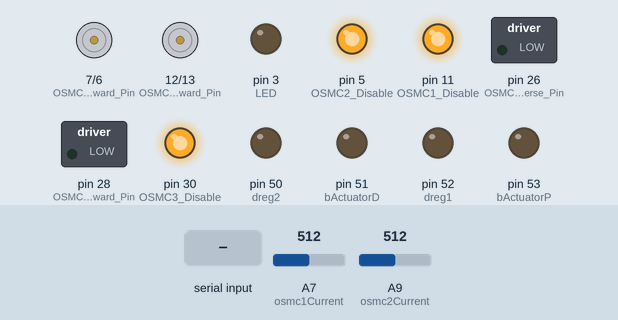
A sketch run on a simulated Arduino Mega 2560, built with avr-gcc and run on an emulated ATmega2560. Shown: motor-driver pin pairs drawn as motors (green arrow = first pin HIGH = forward, orange = second pin HIGH = backward, longer = more drive), switched loads named in the sketch (green lamp = pin HIGH), output pins drawn as LEDs (lit = HIGH). The test bench sets the inputs (shaded band); at power-on: A7 (osmc1Current) = 512, A9 (osmc2Current) = 512.

Above: at 1.2 s.
1.3 s: "l" received over Serial
At 1.9 s:
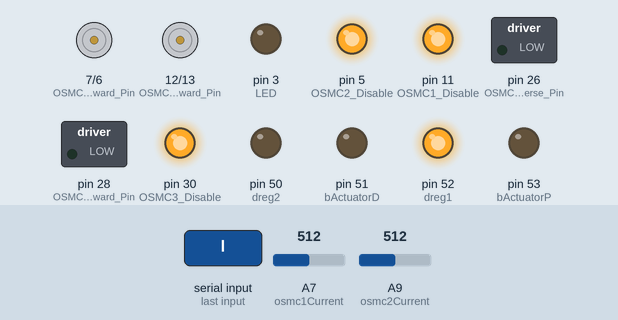
4.3 s: byte 100 ('d') received over Serial
At 5.5 s:
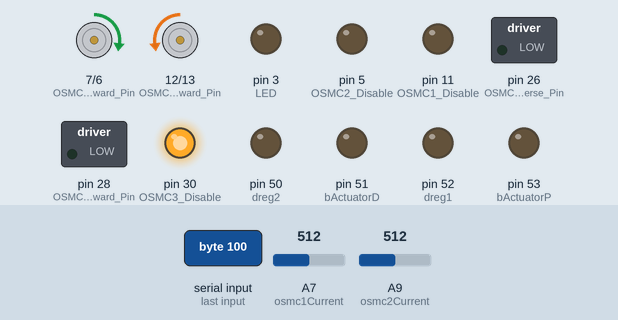
6.0 s: byte 50 ('2') received over Serial
At 6.6 s:
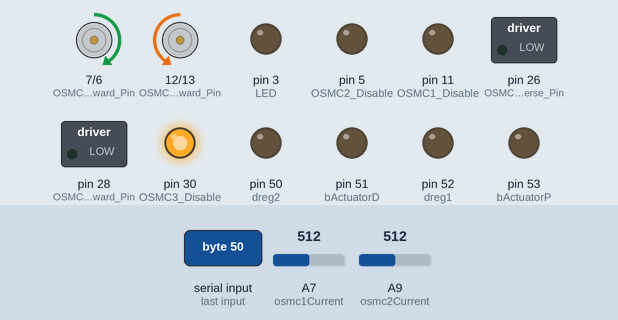
7.5 s: byte 51 ('3') received over Serial
At 8.7 s:
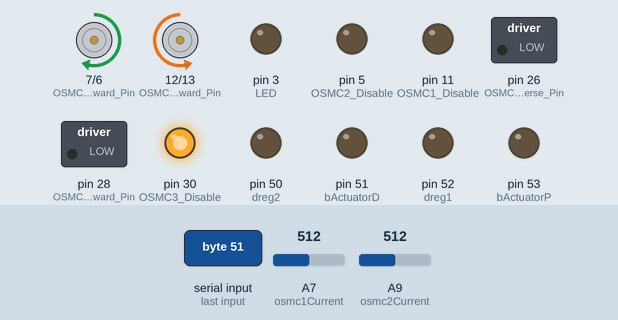
9.0 s: "c" received over Serial
At 9.5 s:
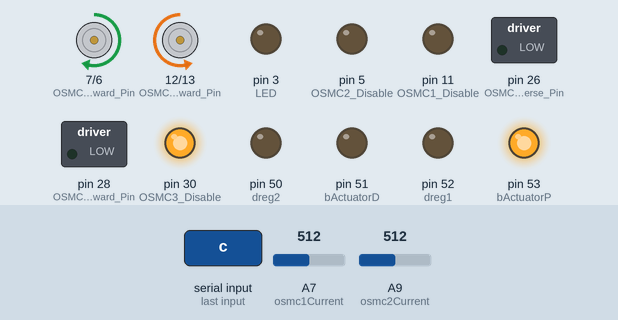
10.5 s: "x" received over Serial
At 11.9 s:
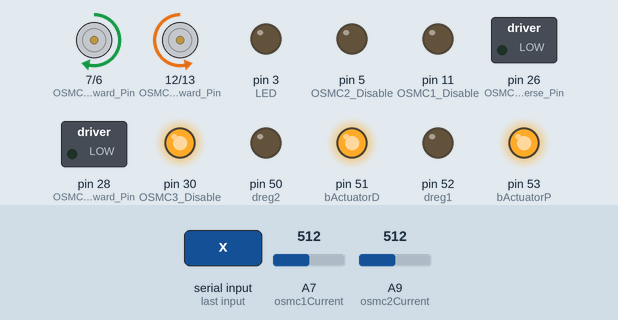
Timing chart, 0 to 13.0 s (numbered marks = the images above; inputs shaded):
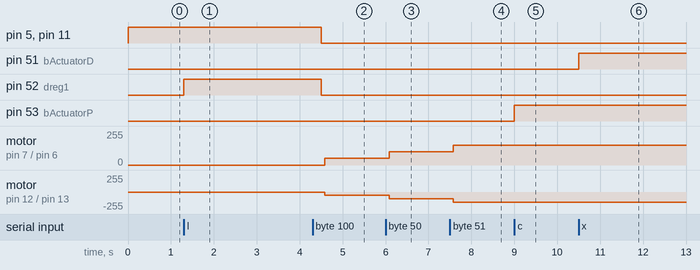

The sketch:

Motor_Control_V003.ino
```cpp
#include <ctype.h>

volatile char Command = '0';
char Previous_Command = '0';
int Disable = 1;
int OSMC2_Forward_Pin = 7, OSMC2_Reverse_Pin = 6; //left side
int OSMC1_Forward_Pin = 12, OSMC1_Reverse_Pin = 13; //right side
int OSMC3_Forward_Pin = 28, OSMC3_Reverse_Pin = 26;
int OSMC2_Disable = 5, OSMC1_Disable = 11, OSMC3_Disable = 30;
int dreg1 = 52, dreg2 =50;
int Target_Time = 3906;
int PWM_Value = 50, Shoot_Thru_Delay = 80;
int Dig_PWM_Value =150;
int Gear = 1;
int LED = 3;
int bActuatorP = 53;
int bActuatorD = 51;

float iOSMC1 = 0, iOSMC2 = 0;
int osmc1Current = 7, osmc2Current = 9;

void setup() {
  pinMode(OSMC1_Disable, OUTPUT);
  pinMode(OSMC2_Disable, OUTPUT);
  pinMode(OSMC3_Disable, OUTPUT);
  digitalWrite(OSMC1_Disable, HIGH);
  digitalWrite(OSMC2_Disable, HIGH);
  digitalWrite(OSMC3_Disable, HIGH);
  pinMode(OSMC1_Forward_Pin, OUTPUT);
  pinMode(OSMC2_Forward_Pin, OUTPUT);
  pinMode(OSMC1_Reverse_Pin, OUTPUT);
  pinMode(OSMC2_Reverse_Pin, OUTPUT);
  pinMode(OSMC3_Reverse_Pin, OUTPUT);
  pinMode(OSMC3_Forward_Pin, OUTPUT);
  pinMode(bActuatorP, OUTPUT);
  pinMode(bActuatorD, OUTPUT);
  pinMode(osmc1Current, INPUT);
  pinMode(osmc2Current, INPUT);
  pinMode(LED, OUTPUT);
  pinMode(dreg1, OUTPUT);
  pinMode(dreg2, OUTPUT);

  Serial.begin(9600);
}

void loop() {
  if(Command == 'c' || Command == 'x' || Command == 'z')
    moveBin();

  if(Command == 'k' || Command == 'l'|| Command == 'j'|| Command == 'm')
    dig();

  if(Command != Previous_Command)
    update();

  powerMeasure();
}


void update() {
  if(Command == 'w' || Command == 'a' || Command == 's' || Command == 'd') {
    digitalWrite(OSMC1_Disable, HIGH);
    digitalWrite(OSMC2_Disable, HIGH);
    analogWrite(OSMC1_Forward_Pin, 0);
    analogWrite(OSMC2_Forward_Pin, 0);
    analogWrite(OSMC1_Reverse_Pin, 0);
    analogWrite(OSMC2_Reverse_Pin, 0);
  }

    if(Command == '1' || Command == '2'|| Command == '3') {
      if(Command == '1')
        Gear = 1;
      else if(Command == '2')
        Gear = 2;
       else if(Command == '3')
        Gear = 3;
      Command = Previous_Command;
    }

    if(Command == 'w') {
        digitalWrite(OSMC1_Disable, LOW);
        digitalWrite(OSMC2_Disable, LOW);
        delay(Shoot_Thru_Delay);
        analogWrite(OSMC1_Forward_Pin, (PWM_Value*Gear));
        analogWrite(OSMC2_Forward_Pin, (PWM_Value*Gear));
        //test(2);
    }
    else if(Command == 's') {
        digitalWrite(OSMC1_Disable, LOW);
        digitalWrite(OSMC2_Disable, LOW);
        delay(Shoot_Thru_Delay);
        analogWrite(OSMC1_Reverse_Pin, (PWM_Value*Gear));
        analogWrite(OSMC2_Reverse_Pin, (PWM_Value*Gear));
        //test(3);
    }
    else if(Command == 'a') {
        digitalWrite(OSMC1_Disable, LOW);
        digitalWrite(OSMC2_Disable, LOW);
        delay(Shoot_Thru_Delay);
        analogWrite(OSMC1_Forward_Pin, (PWM_Value*Gear));
        analogWrite(OSMC2_Reverse_Pin, (PWM_Value*Gear));
        //test(2);
    }
    else if(Command == 'd') {
        digitalWrite(OSMC1_Disable, LOW);
        digitalWrite(OSMC2_Disable, LOW);
        delay(Shoot_Thru_Delay);
        analogWrite(OSMC1_Reverse_Pin, (PWM_Value*Gear));
        analogWrite(OSMC2_Forward_Pin, (PWM_Value*Gear));
        //test(5);
    }
    else if(Command == 'p') {
      //Serial.print("4.31");
      Serial.println(iOSMC1 + iOSMC2);
      //test(1);
    }

    Previous_Command = Command;
}

void moveBin() {
  if(Command == 'z') {
    digitalWrite(bActuatorP, LOW);
    digitalWrite(bActuatorD, LOW);
  }

  if(Command == 'c') {
    digitalWrite(bActuatorP, HIGH);
    digitalWrite(bActuatorD, LOW);
  }

  if(Command == 'x') {
    digitalWrite(bActuatorP, HIGH);
    digitalWrite(bActuatorD, HIGH);
  }

  Previous_Command = Command;
}

void dig() {
  if(Command == 'k') {
    digitalWrite(dreg1, LOW);
  }

  if(Command == 'l') {
    digitalWrite(dreg1, HIGH);
    delay(800);
    digitalWrite(dreg1, LOW);
  }

  Previous_Command = Command;
}

void powerMeasure() {
   iOSMC1 += (analogRead(osmc1Current)/(25*51))/0.002;
   iOSMC2 += (analogRead(osmc2Current)/(25*51))/0.002;
}

void serialEvent() {
    Command = (char)Serial.read();

  if(Command == '0' || Command == ' '){
    digitalWrite(OSMC1_Disable, HIGH);
    digitalWrite(OSMC2_Disable, HIGH);
    digitalWrite(OSMC3_Disable, HIGH);
    digitalWrite(bActuatorP, LOW);
    analogWrite(OSMC1_Forward_Pin, 0);
    analogWrite(OSMC2_Forward_Pin, 0);
    analogWrite(OSMC1_Reverse_Pin, 0);
    analogWrite(OSMC2_Reverse_Pin, 0);
    analogWrite(OSMC3_Forward_Pin, 0);
    analogWrite(OSMC3_Reverse_Pin, 0);
  }

  //Serial.println(Command);
}

void test(int reps) {
  for(int i = 0; i < reps; i++) {
    digitalWrite(LED, HIGH);
    delay(1000);
    digitalWrite(LED, LOW);
    delay(1000);
  }
}
```

Measured:
- after the input at 1.3 s, pin 52 (dreg1): LOW → HIGH at once
- after the input at 4.3 s, pin 5 (OSMC2_Disable), pin 11 (OSMC1_Disable), pin 52 (dreg1): HIGH → LOW after 0.20 s; motor on pin 7 (OSMC2_Forward_Pin) / pin 6 (OSMC2_Reverse_Pin): stopped → forward 50/255 after 0.28 s; motor on pin 12 (OSMC1_Forward_Pin) / pin 13 (OSMC1_Reverse_Pin): stopped → backward 50/255 after 0.28 s
- after the input at 6.0 s, motor on pin 7 (OSMC2_Forward_Pin) / pin 6 (OSMC2_Reverse_Pin): forward 50/255 → forward 100/255 after 0.08 s; motor on pin 12 (OSMC1_Forward_Pin) / pin 13 (OSMC1_Reverse_Pin): backward 50/255 → backward 100/255 after 0.08 s
- after the input at 7.5 s, motor on pin 7 (OSMC2_Forward_Pin) / pin 6 (OSMC2_Reverse_Pin): forward 100/255 → forward 150/255 after 0.08 s; motor on pin 12 (OSMC1_Forward_Pin) / pin 13 (OSMC1_Reverse_Pin): backward 100/255 → backward 150/255 after 0.08 s
- after the input at 9.0 s, pin 53 (bActuatorP): LOW → HIGH at once
- after the input at 10.5 s, pin 51 (bActuatorD): LOW → HIGH at once
